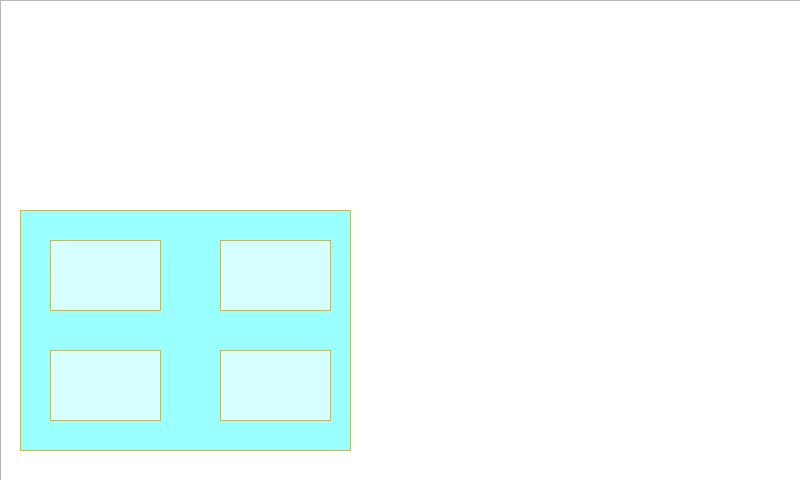
<?xml version="1.0" encoding="UTF-8"?>
<ui version="4.0">
 <class>monitorWindow</class>
 <widget class="QMainWindow" name="monitorWindow">
  <property name="geometry">
   <rect>
    <x>0</x>
    <y>0</y>
    <width>800</width>
    <height>480</height>
   </rect>
  </property>
  <property name="windowTitle">
   <string>MainWindow</string>
  </property>
  <widget class="QWidget" name="centralwidget">
   <widget class="QPushButton" name="backMainButton">
    <property name="geometry">
     <rect>
      <x>220</x>
      <y>350</y>
      <width>111</width>
      <height>71</height>
     </rect>
    </property>
    <property name="styleSheet">
     <string notr="true">background-color: rgba(255, 255, 255, 60%);
border:1px solid darkkhaki;
border-image: url(:/image/back.png);</string>
    </property>
    <property name="text">
     <string/>
    </property>
   </widget>
   <widget class="QPushButton" name="surButton">
    <property name="geometry">
     <rect>
      <x>50</x>
      <y>240</y>
      <width>111</width>
      <height>71</height>
     </rect>
    </property>
    <property name="styleSheet">
     <string notr="true">background-color: rgba(255, 255, 255, 60%);
border:1px solid darkkhaki;
border-image: url(:/image/sur.png);</string>
    </property>
    <property name="text">
     <string/>
    </property>
   </widget>
   <widget class="QPushButton" name="albumButton">
    <property name="geometry">
     <rect>
      <x>50</x>
      <y>350</y>
      <width>111</width>
      <height>71</height>
     </rect>
    </property>
    <property name="styleSheet">
     <string notr="true">background-color: rgba(255, 255, 255, 60%);
border:1px solid darkkhaki;
border-image: url(:/image/album.png);</string>
    </property>
    <property name="text">
     <string/>
    </property>
   </widget>
   <widget class="QPushButton" name="videoButton">
    <property name="geometry">
     <rect>
      <x>220</x>
      <y>240</y>
      <width>111</width>
      <height>71</height>
     </rect>
    </property>
    <property name="styleSheet">
     <string notr="true">background-color: rgba(255, 255, 255, 60%);
border:1px solid darkkhaki;
border-image: url(:/image/video.png);</string>
    </property>
    <property name="text">
     <string/>
    </property>
   </widget>
   <widget class="QLabel" name="label">
    <property name="geometry">
     <rect>
      <x>20</x>
      <y>210</y>
      <width>331</width>
      <height>241</height>
     </rect>
    </property>
    <property name="styleSheet">
     <string notr="true">background-color: rgba(85, 255, 255, 60%);

border:1px solid darkkhaki;
</string>
    </property>
    <property name="text">
     <string/>
    </property>
   </widget>
   <widget class="QListView" name="listView">
    <property name="geometry">
     <rect>
      <x>0</x>
      <y>0</y>
      <width>801</width>
      <height>481</height>
     </rect>
    </property>
    <property name="styleSheet">
     <string notr="true">background-image: url(:/image/bg1.jpg);</string>
    </property>
   </widget>
   <zorder>listView</zorder>
   <zorder>label</zorder>
   <zorder>backMainButton</zorder>
   <zorder>surButton</zorder>
   <zorder>albumButton</zorder>
   <zorder>videoButton</zorder>
  </widget>
 </widget>
 <resources/>
 <connections/>
</ui>
